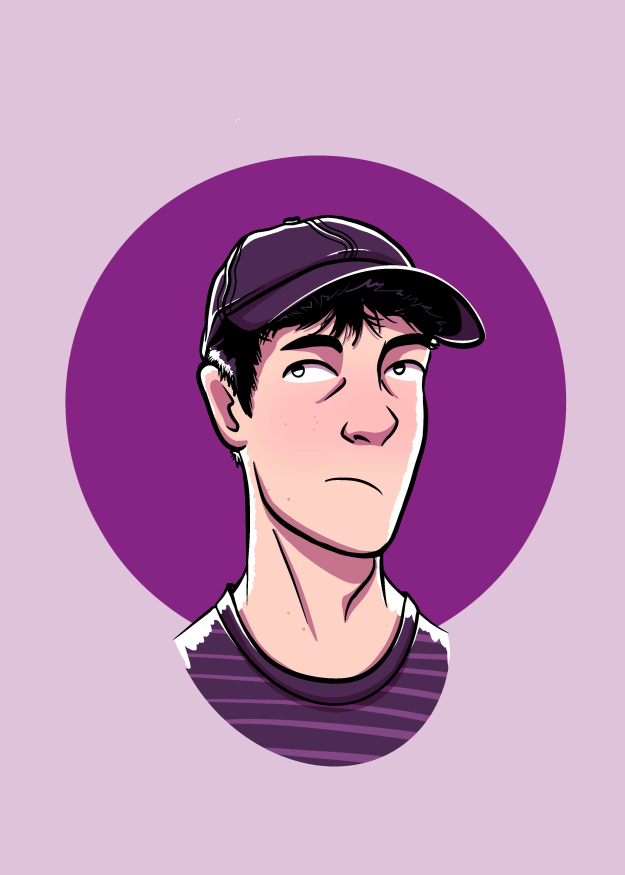
#> input picture Testing/Database Tests/uncompressed_image.jpg, 2500 x 3500 px, found by its file name (shown at 1/4 size)
$ python compressImage.py
#> lines starting #> are read from the running program, lines starting #| are printed output that depends on the picture
from PIL import Image
import io
import os

# Get directory
__location__ = os.path.realpath(
    os.path.join(os.getcwd(), os.path.dirname(__file__)))

#open image named uncompressed_image.jpg
image = Image.open(__location__ + r"\uncompressed_image.jpg")
#> image is the input picture: PIL image 2500x3500 RGB; mean R, G, B 189.2, 145.9, 181.4

quality = 95      # initial quality
target = 8000   # 8 kb

#Scale image down to under 8 kb while retaining the aspect ratio
while True:
    output_buffer = io.BytesIO()
    w, h = image.size
    image = image.resize((int(w * .75), int(h*.75)))
    image.save(output_buffer, "JPEG", quality=quality)

    file_size = output_buffer.tell()

    if file_size <= target:
        output_buffer.close()
        break
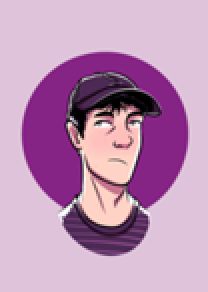
#> image: PIL image 104x146 RGB (shown 2 times larger); mean R, G, B 189.2, 145.9, 181.5

#save image locally
image.save(__location__ + r"\compressed_image.jpg", "JPEG", quality=quality)
